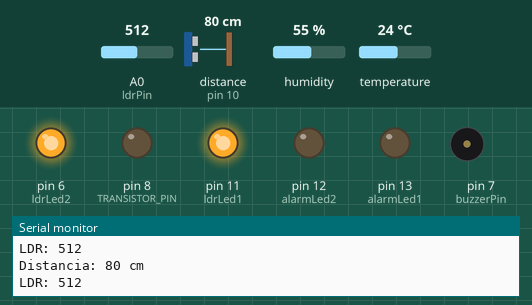
This sketch was run on a simulated Arduino Uno, built with avr-gcc and run on an emulated ATmega328P. Parts: output pins drawn as LEDs (lit = HIGH), buzzer (waves = sounding, pin HIGH), the last lines printed to the serial monitor. Wiring (inferred from the names in the program): ultrasonic range finder: trigger pin 9; echo pin 10. Dashed ring = blinking. Inputs (shaded band) come from the test bench; at power-on: distance to the obstacle (sensor on pin 10) 80 cm, temperature 24 °C, A0 (ldrPin) = 512, humidity 55 %. The echo pulse lasts 58.3 µs per cm; pins used as bus, display or sensor lines are not drawn.

Above: at 1.2 s.
1.3 s: distance to the obstacle (sensor on pin 10) set to 8 cm
3.6 s: distance to the obstacle (sensor on pin 10) set to 5 cm
At 4.29 s:
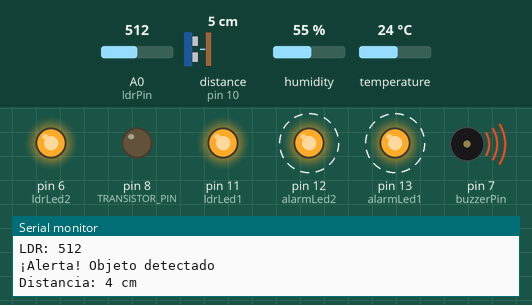
7.1 s: temperature set to 26 °C
10.6 s: temperature set to 29 °C
At 12.53 s:
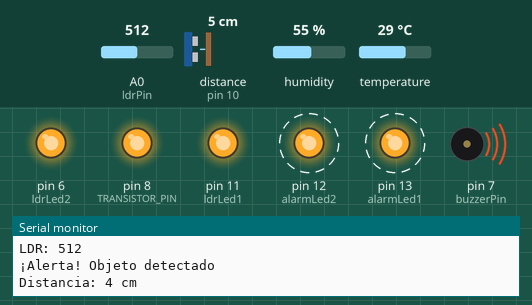
14.3 s: A0 (ldrPin) set to 833
17.8 s: A0 (ldrPin) set to 868
At 18.27 s:
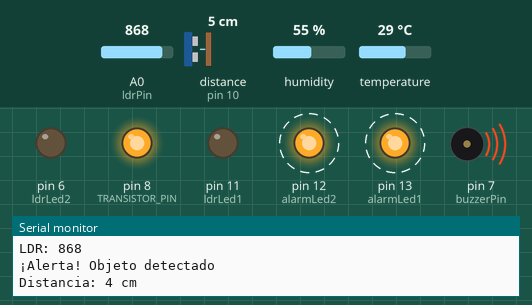
Timing chart, 0 to 22.3 s (numbered marks = the images above; inputs shaded):
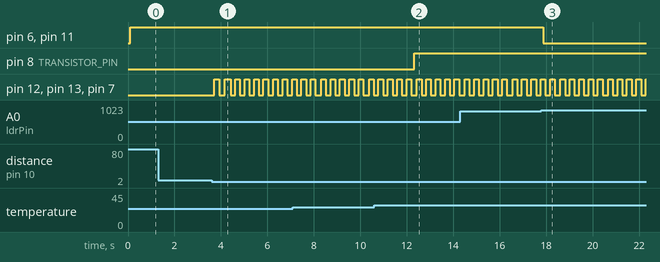

Measured:
- the behaviour switches between 7 and 6 cm on distance to the obstacle (sensor on pin 10) (found by bisection; images 0 and 1)
- the behaviour switches between 27 and 28 °C on temperature (found by bisection; images 1 and 2)
- the behaviour switches between 850 and 851 on A0 (ldrPin) (found by bisection; images 2 and 3)
- after the input at 3.6 s, pin 12 (alarmLed2), pin 13 (alarmLed1), pin 7 (buzzerPin): alternates HIGH for 0.20 s and LOW for 0.20 s, starting after 0.12 s
- after the input at 10.6 s, pin 8 (TRANSISTOR_PIN): LOW → HIGH after 1.7 s
- after the input at 17.8 s, pin 6 (ldrLed2), pin 11 (ldrLed1): HIGH → LOW after 0.07 s

The sketch:

General1.ino
```cpp
#include <DHT.h>

// Definición de pines y constantes
// Sensor DHT11
#define DHTPIN 2
#define DHTTYPE DHT11
#define TRANSISTOR_PIN 8  //controla la base del transistor

// Sensor LDR
const int ldrPin = A0;
const int ldrLed1 = 11;
const int ldrLed2 = 6;
int ldrValue = 0;
int thresholdOn = 850;
int thresholdOff = 850;
bool ledsState = false;

// Sensor ultrasónico
const int trigPin = 9;
const int echoPin = 10;
const int alarmLed1 = 13;
const int alarmLed2 = 12;
const int buzzerPin = 7;

// Variables globales
DHT dht(DHTPIN, DHTTYPE);

void setup() {
  // Inicialización serial
  Serial.begin(9600);

  // Inicialización DHT11
  dht.begin();

  // Configuración de pines
  // Para LDR
  pinMode(ldrLed1, OUTPUT);
  pinMode(ldrLed2, OUTPUT);

  // Para transistor que controla el motor
  pinMode(TRANSISTOR_PIN, OUTPUT);
  digitalWrite(TRANSISTOR_PIN, LOW); // Aseguramos que inicia apagado

  // Para ultrasónico
  pinMode(trigPin, OUTPUT);
  pinMode(echoPin, INPUT);
  pinMode(alarmLed1, OUTPUT);
  pinMode(alarmLed2, OUTPUT);
  pinMode(buzzerPin, OUTPUT);

  Serial.println("Sistema integrado iniciado - Motor en circuito externo 9V");
}

void loop() {

  processTemperature();

  processLDR();

  processUltrasonic();

  delay(100);
}

void processTemperature() {
  static unsigned long lastCheck = 0;
  const unsigned long interval = 2000;

  if (millis() - lastCheck >= interval) {
    lastCheck = millis();

    float humedad = dht.readHumidity();
    float temperatura = dht.readTemperature();

    if (isnan(humedad) || isnan(temperatura)) {
      Serial.println("¡Error al leer el sensor DHT11!");
      return;
    }
    Serial.print("Humedad: ");
    Serial.print(humedad);
    Serial.print("%\t");
    Serial.print("Temperatura: ");
    Serial.print(temperatura);
    Serial.println("°C");

    // Controlamos el transistor, no el motor directamente
    if (temperatura > 27.0) {
      digitalWrite(TRANSISTOR_PIN, HIGH);
      Serial.println("Motor ACTIVADO (Transistor ON)");
    } else {
      digitalWrite(TRANSISTOR_PIN, LOW);
      Serial.println("Motor DESACTIVADO (Transistor OFF)");
    }
  }
}

void processLDR() {
  static unsigned long lastCheck = 0;
  const unsigned long interval = 100;

  if (millis() - lastCheck >= interval) {
    lastCheck = millis();

    ldrValue = analogRead(ldrPin);
    Serial.print("LDR: ");
    Serial.println(ldrValue);

    if (ldrValue < thresholdOn && !ledsState) {
      digitalWrite(ldrLed1, HIGH);
      digitalWrite(ldrLed2, HIGH);
      ledsState = true;
      Serial.println("Encendiendo LEDs por LDR");
    }
    else if (ldrValue > thresholdOff && ledsState) {
      digitalWrite(ldrLed1, LOW);
      digitalWrite(ldrLed2, LOW);
      ledsState = false;
      Serial.println("Apagando LEDs por LDR");
    }
  }
}

void processUltrasonic() {
  static unsigned long lastCheck = 0;
  const unsigned long interval = 200; // Cada 200ms

  if (millis() - lastCheck >= interval) {
    lastCheck = millis();

    // Medición de distancia
    long duration, distance;

    digitalWrite(trigPin, LOW);
    delayMicroseconds(2);
    digitalWrite(trigPin, HIGH);
    delayMicroseconds(10);
    digitalWrite(trigPin, LOW);

    duration = pulseIn(echoPin, HIGH);
    distance = duration * 0.0343 / 2;


    if (distance <= 5 && distance > 0) {
      // Secuencia intermitente (LEDs + Buzzer ON/OFF cada 200ms)
      static bool alarmState = false;
      alarmState = !alarmState;

      digitalWrite(alarmLed1, alarmState);
      digitalWrite(alarmLed2, alarmState);
      digitalWrite(buzzerPin, alarmState);

      Serial.println("¡Alerta! Objeto detectado");
    } else {
      digitalWrite(alarmLed1, LOW);
      digitalWrite(alarmLed2, LOW);
      digitalWrite(buzzerPin, LOW);
    }

    Serial.print("Distancia: ");
    Serial.print(distance);
    Serial.println(" cm");
  }
}
```
